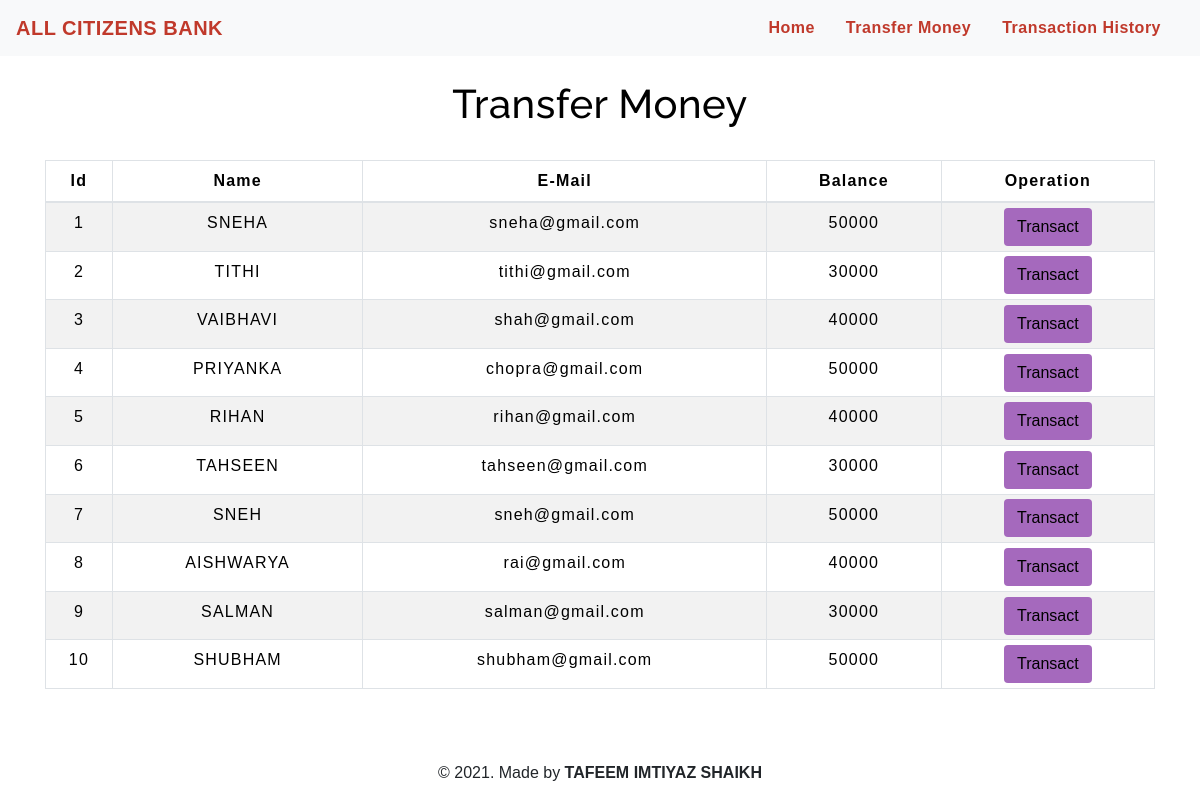
The app's page /transfermoney.php with its own data.
### tables this page shows
CREATE TABLE `users` (
  `id` int(3) NOT NULL,
  `name` text NOT NULL,
  `email` varchar(30) NOT NULL,
  `balance` int(8) NOT NULL
);

### transfermoney.php (the view, shortened to what this page needs)
<!DOCTYPE html>
<html lang="en">
<head>
    <link rel="stylesheet" href="https://maxcdn.bootstrapcdn.com/bootstrap/4.0.0/css/bootstrap.min.css">
    <link rel="stylesheet" type="text/css" href="css/table.css">
    <link rel="stylesheet" type="text/css" href="css/navbar.css">
</head>
<body style="background-color : #FFFFFF;">
<?php
    include 'config.php';
    $sql = "SELECT * FROM users";
    $result = mysqli_query($conn,$sql);
?>
<?php
  include 'navbar.php';
?>
<div class="container">
        <h2 class="text-center pt-4" style="color : black;">Transfer Money</h2>
        <br>
            <div class="row">
                <div class="col">
                    <div class="table-responsive-sm">
                    <table class="table table-hover table-sm table-striped table-condensed table-bordered" style="border-color:black;">
                        <thead style="color : black;">
                            <tr>
                            <th scope="col" class="text-center py-2">Id</th>
                            <th scope="col" class="text-center py-2">Name</th>
                            <th scope="col" class="text-center py-2">E-Mail</th>
                            <th scope="col" class="text-center py-2">Balance</th>
                            <th scope="col" class="text-center py-2">Operation</th>
                            </tr>
                        </thead>
                        <tbody>
                <?php
                    while($rows=mysqli_fetch_assoc($result)){
                ?>
                    <tr style="color : black;">
                        <td class="py-2"><?php echo $rows['id'] ?></td>
                        <td class="py-2"><?php echo $rows['name']?></td>
                        <td class="py-2"><?php echo $rows['email']?></td>
                        <td class="py-2"><?php echo $rows['balance']?></td>
                        <td><a href="selecteduserdetail.php?id= <?php echo $rows['id'] ;?>"> <button type="button" class="btn" style="background-color : #A569BD;">Transact</button></a></td>
                    </tr>
                <?php
                    }
                ?>
                        </tbody>
                    </table>
                    </div>
                </div>
            </div>
         </div>
         <footer class="text-center mt-5 py-2">
            <p>&copy 2021. Made by <b>TAFEEM IMTIYAZ SHAIKH</b> </p>
        </footer>
</body>
</html>

### navbar.php (shortened to what this page needs)
<nav class="navbar navbar-expand-md navbar-light bg-light">
<a class="navbar-brand" href="index.php" style="color : #C0392B;"><b>ALL CITIZENS BANK</b></a>
<div class="collapse navbar-collapse" id="collapsibleNavbar">
      <ul class="navbar-nav ml-auto">
        <li class="nav-item">
          <a class="nav-link" href="index.php" style="color : #C0392B;"><b>Home</b></a>
        </li>
        <li class="nav-item">
          <a class="nav-link" href="transfermoney.php" style="color : #C0392B;"><b>Transfer Money</b></a>
        </li>
        <li class="nav-item">
          <a class="nav-link" href="transactionhistory.php" style="color : #C0392B;"><b>Transaction History</b></a>
        </li>
    </div>
 </nav>

### css/table.css (style rules this page uses)
* { padding: 0; margin: 0; box-sizing: border-box; font-family: sans-serif; }
h2 { font-size: 40px; }
table { letter-spacing: 1.2px; }
td { text-align: center; }
button { border:none; background: #d9d9d9; transition: 1s; }

### css/navbar.css (style rules this page uses)
.nav-link { margin-right: 15px; color:#2F363F; letter-spacing: 0.5px; transition: 0.5s; }
.navbar-brand { color: #4C4B4B; letter-spacing: 0.5px; }
h2 { color: #4C4B4B; letter-spacing: 0.5px; font-family: raleway; }

### transfermoney.php (style rules this page uses)
button { transition: 1.5s; }

### records on screen
users: id "1", name "SNEHA", email "sneha@gmail.com", balance "50000"
users: id "2", name "TITHI", email "tithi@gmail.com", balance "30000"
users: id "3", name "VAIBHAVI", email "shah@gmail.com", balance "40000"
users: id "4", name "PRIYANKA", email "chopra@gmail.com", balance "50000"
users: id "5", name "RIHAN", email "rihan@gmail.com", balance "40000"
users: id "6", name "TAHSEEN", email "tahseen@gmail.com", balance "30000"
users: id "7", name "SNEH", email "sneh@gmail.com", balance "50000"
users: id "8", name "AISHWARYA", email "rai@gmail.com", balance "40000"
users: id "9", name "SALMAN", email "salman@gmail.com", balance "30000"
users: id "10", name "SHUBHAM", email "shubham@gmail.com", balance "50000"
